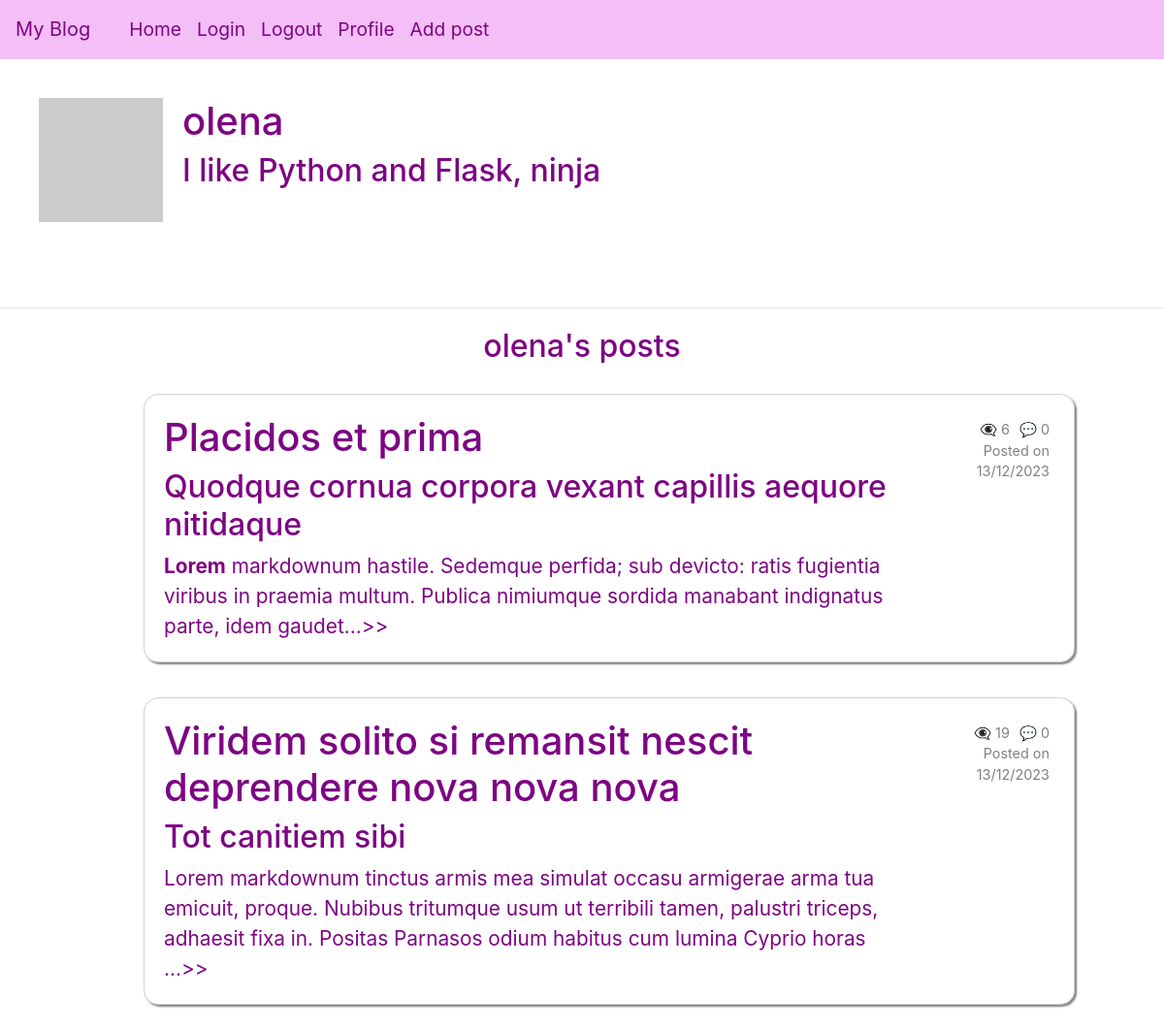
/user/olena (signed in), run on the app's committed database.
### app/models/models.py (models this page shows, shortened)
class User(UserMixin, db.Model):
    __tablename__ = "user"
    id = db.Column(db.Integer, primary_key=True)
    username = db.Column(String(64), unique=True, nullable=False)
    email = db.Column(db.String(120), unique=True, nullable=False)
    isAdmin = db.Column(db.Boolean, nullable=False)
    password_hash = db.Column(String(256))
    profile_image = db.Column(String(256))
    info = db.Column(String(256))
    posts = db.relationship('Post', back_populates='user', cascade='all, delete-orphan')
    comments = db.relationship('Comment', back_populates='user', cascade='all, delete-orphan')
    def get_avatar(self, size):
        digest = md5(self.email.lower().encode('utf-8')).hexdigest()
        self.profile_image = f'https://www.gravatar.com/avatar/{digest}?d=identicon&s={size}'
        return self.profile_image

class Post(db.Model):
    __tablename__ = "post"
    id = db.Column(db.Integer, primary_key=True)
    title = db.Column(String(250))
    title_html = db.Column(db.String(250))
    body = db.Column(String(2500))
    body_html = db.Column(db.String(2500))
    timestamp = db.Column(DateTime, default=func.now())
    user_id = db.Column(db.Integer, db.ForeignKey('user.id'), nullable=False)
    user = db.relationship('User', back_populates='posts')
    comments = db.relationship('Comment', back_populates='post', cascade='all, delete-orphan')
    views = db.Column(db.Integer, server_default=str(0))
    def get_comments_length(self):
        commments = Comment.query.filter_by(post_id=self.id).all()
        return len(commments)

### app/routes/routes.py (the view, shortened to what this page needs)
@blueprint.route('/user/<username>', methods=["GET", "POST"])
@login_required
def user(username):
        user = User.query.filter_by(username=username).first_or_404()
        form = PostForm()
        page = request.args.get('page', 1, type=int)
        per_page = 2
        user.profile_image = user.get_avatar(128)
        posts = Post.query.filter_by(user_id=user.id).order_by(Post.timestamp.desc()).paginate(page=page, per_page=per_page, error_out=False)
        return render_template('profile.html', user=user, form=form, posts=posts)

### app/templates/profile.html (shortened to what this page needs)
{% extends "base.html" %} {% import "bootstrap/wtf.html" as wtf %}{% block
content %}
<div class="avatar-username">
    <div class="avatar-username">
        <img src="{{ user.profile_image }}" width="128" height="128" />
        <div>
            <h1>{{ user.username }}</h1>
            {% if user.info %}
            <h2>{{user.info}}</h2>
            {% endif %}
        </div>
    </div>
</div>
<hr />
{% if posts %}
<h2 class="greeting">{{user.username}}'s posts</h2>
{% for post in posts%}
<div class="posts">
    <ul>
        <a href="{{url_for('main.post', id=post.id)}}" class="post-link">
            <li class="post">
                <div class="avatar-comment">
                    <div>
                        {% if post.title_html %} {{post.title_html | safe}} {%
                        else %}
                        <h1>{{post.title}}</h1>
                        {% endif %} {{(post.body_html | safe)[0:250]}}...>>
                    </div>
                </div>
                <div class="comments-date">
                    <div class="comments-views">
                        {% if not post.views%}
                        <p>👁️‍🗨️ 0</p>
                        {% else %}
                        <p>👁️‍🗨️ {{post.views}}</p>
                        {% endif %}
                        <p>💬 {{post.get_comments_length()}}</p>
                    </div>
                    <p>Posted on</p>
                    <p>{{post.timestamp.strftime('%d/%m/%Y')}}</p>
                </div>
            </li></a
        >
    </ul>
</div>
{% endfor%}
{% endif %} {% endblock %}

### app/static/style.css (style rules this page uses)
* { margin: 0; box-sizing: border-box; }
html { scroll-behavior: smooth; }
a { cursor: pointer; text-decoration: none; color: rgb(223, 71, 231); }
ul { list-style-type: none; margin-left: 1rem; font-size: larger; }
.greeting { text-align: center; color: rgb(125, 4, 131); margin: 20px 0; }
.posts { display: flex; flex-direction: column; align-items: center; }
.post { margin: 10px; border: 1px solid rgba(128, 128, 128, 0.364); border-radius: 15px; padding: 20px; box-shadow: 2px 2px 2px grey; width: 80vw; display: grid; grid-template-columns: 5fr 1fr; grid-template-rows: 1fr; }
.comments-date, .comments-date a { display: flex; flex-direction: column; font-size: 0.9rem; align-items: flex-end; justify-content: flex-start; color: grey; padding: 5px; }
.comments-views { display: flex; flex-direction: row; font-size: 0.9rem; justify-content: center; gap: 10px; }
.avatar-comment { display: flex; gap: 20px; align-items: center; color: rgb(125, 4, 131); }
.avatar-comment p { margin: 0; }
.comments-date p { display: flex; flex-direction: column; align-items: flex-end; margin: 0px; }
a .post { color: rgb(125, 4, 131); font-size: 1.3rem; }
.avatar-username { display: flex; flex-direction: row; justify-content: space-between; align-items: flex-start; gap: 20px; padding: 20px; color: rgb(125, 4, 131); }
hr { margin-top: 3rem; margin-bottom: 1rem; border: 0; border-top: 1px solid rgba(0, 0, 0, 0.1); }

### data on the page
User: username "olena", info "I like Python and Flask, ninja"
Post: title_html "Placidos et prima", body_html "Quodque cornua corpora vexant capillis aequore nitidaque Lorem markdownum hastile. Sedemque perfida; sub devicto: ratis fugientia viribus in praemia multum. Publica nimiumque sordida manabant indignatus parte, idem gaudet", views "6", get_comments_length "0", timestamp "13/12/2023"
Post: title_html "Viridem solito si remansit nescit deprendere nova nova nova", body_html "Tot canitiem sibi Lorem markdownum tinctus armis mea simulat occasu armigerae arma tua emicuit, proque. Nubibus tritumque usum ut terribili tamen, palustri triceps, adhaesit fixa in. Positas Parnasos odium habitus cum lumina Cyprio horas", views "19", get_comments_length "0", timestamp "13/12/2023"
